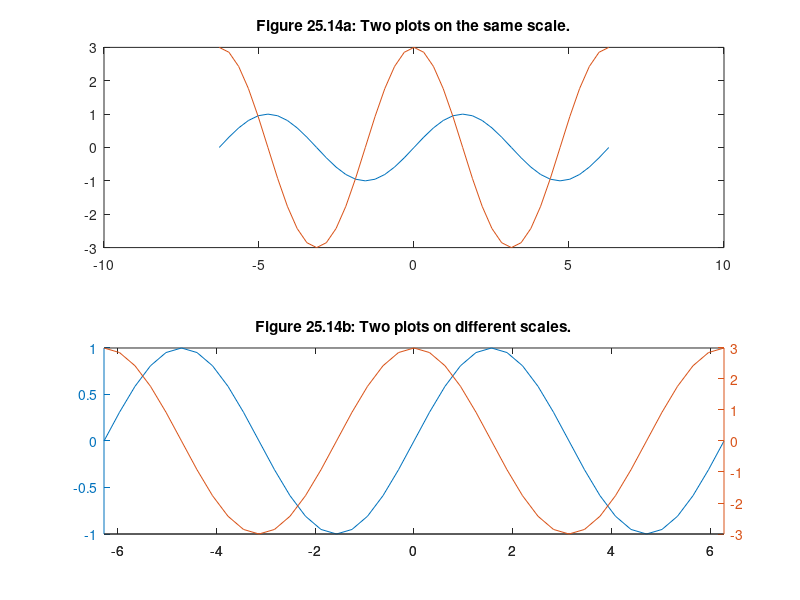

Write MATLAB code to recreate this figure.
x = -2*pi:pi/10:2*pi;
y = sin(x);
z = 3*cos(x);
subplot(2,1,1), plot(x,y,x,z)
title('Figure 25.14a: Two plots on the same scale.');
subplot(2,1,2), plotyy(x,y,x,z)
title('Figure 25.14b: Two plots on different scales.');
